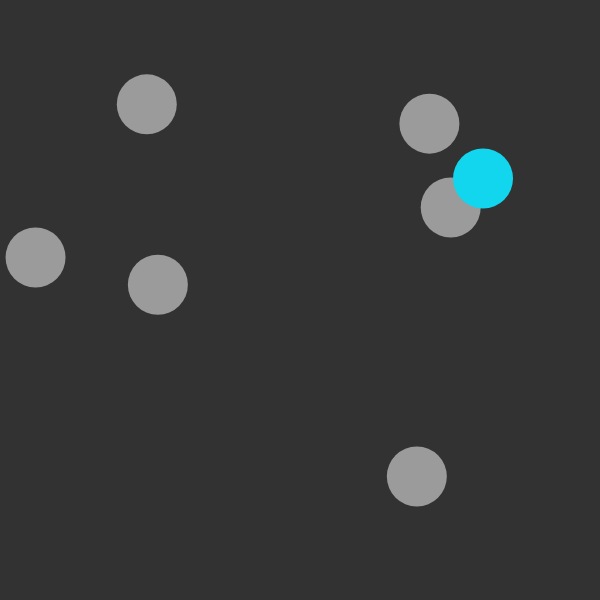
Frame 1 (no input)
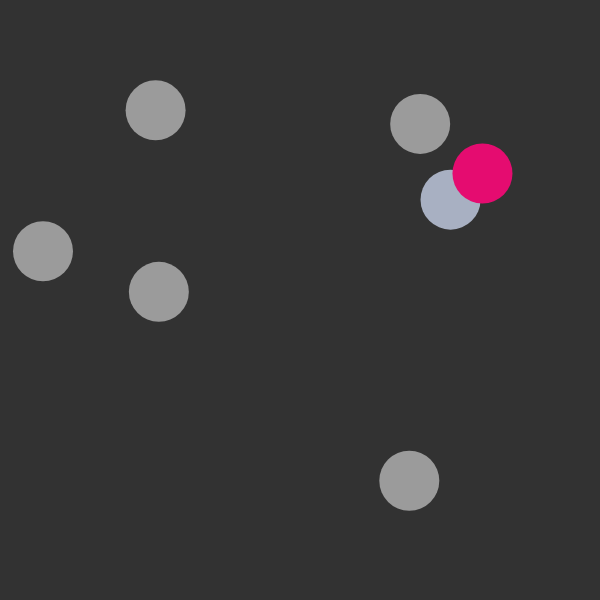
Frame 60 (no input)
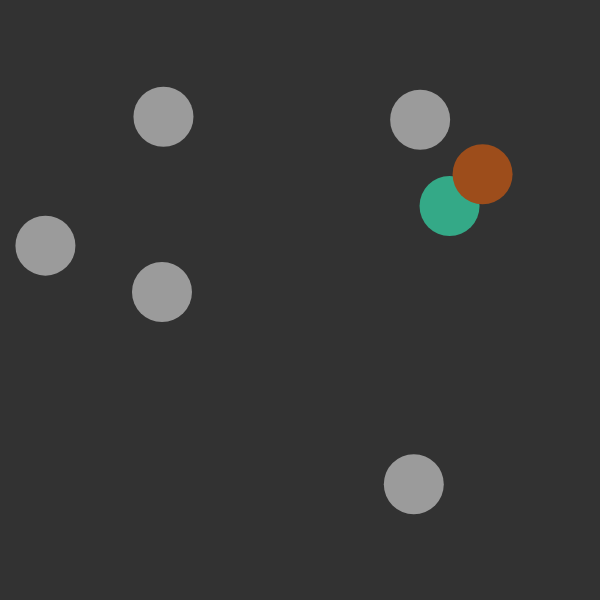
Frame 120 (the mouse pressed at the canvas centre since frame 60)

The p5.js sketch that drew these frames (run headless with seeded random() and noise() and a simulated clock; from frame 60 on, the mouse is pressed at the canvas centre):

// p5.js sketch
// ── sketch.js
// -
// scontro_camminatori 0.8 by angelica [walker, keyword2]
// 2020 © angelica, Daniele @Fupete and the course DSII2020 at DESIGN.unirsm 
// github.com/dsii-2020-unirsm — github.com/fupete
// Educational purposes, MIT License, 2020, San Marino
// —


let camminatore = []
let position
let num = 7


function setup() {
  createCanvas(600, 600);
  //background(50);

  for (var i = 0; i < num; i++) {
    camminatore[i] = new Walker(random(width), random(height));
  }
}

function draw() {
  background(50);
  for (var i = 0; i < camminatore.length; i++) {
    camminatore[i].step();
    camminatore[i].mostrati();
    for (var j = 0; j < camminatore.length; j++) {
      if (i != j && camminatore[i].interseca(camminatore[j])) {
        camminatore[i].cambiaColore();
        camminatore[j].cambiaColore();
      }
    }
  }

}



function Walker(x, y) {
  this.position = createVector(200, 200);

  this.position.x = x
  this.position.y = y

  this.r = 30
  //this.t = random(20)
  this.col = color(155);

  this.cambiaColore = function() {
    this.col = color(random(255), random(255), random(255));
  }

  this.interseca = function(other) {
    this.d = dist(this.position.x, this.position.y, other.position.x, other.position.y);
    if (this.d < this.r + other.r) //se la distanza è < della somma dei due raggi
    {
      return true;
    } else {
      return false;
    }
  }

  this.mostrati = function() {
    noStroke()
    fill(this.col)

    ellipse(this.position.x, this.position.y, this.r * 2, this.r * 2)
  }



  this.step = function() {

    var step = p5.Vector.random2D();


    //step.setMag(2); grandezza vettore

    this.position.x = constrain(this.position.x, 0 + this.r, width - this.r);

    this.position.y = constrain(this.position.y, 0 + this.r, height - this.r);

    this.position.add(step); //aggiungi alla posizione lo step
  }



}
